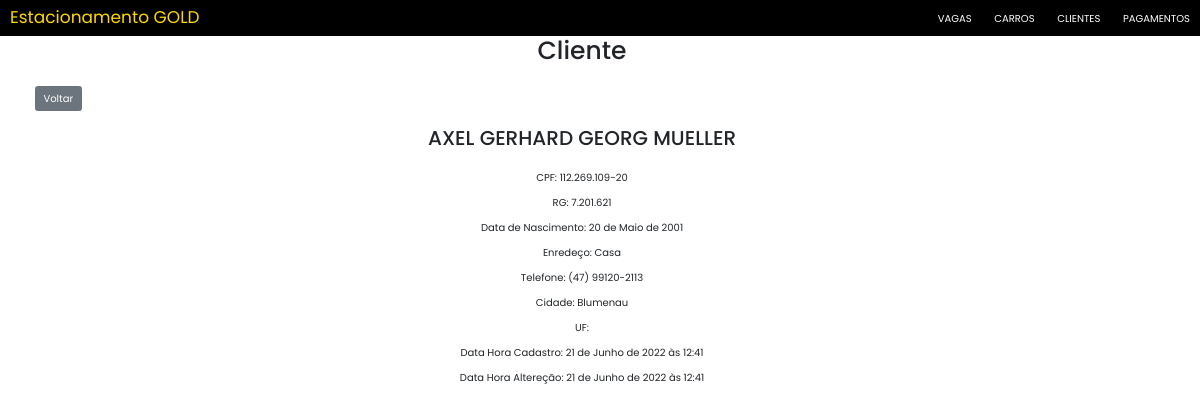
Before: /clientes/detail/1/ with the older database file.
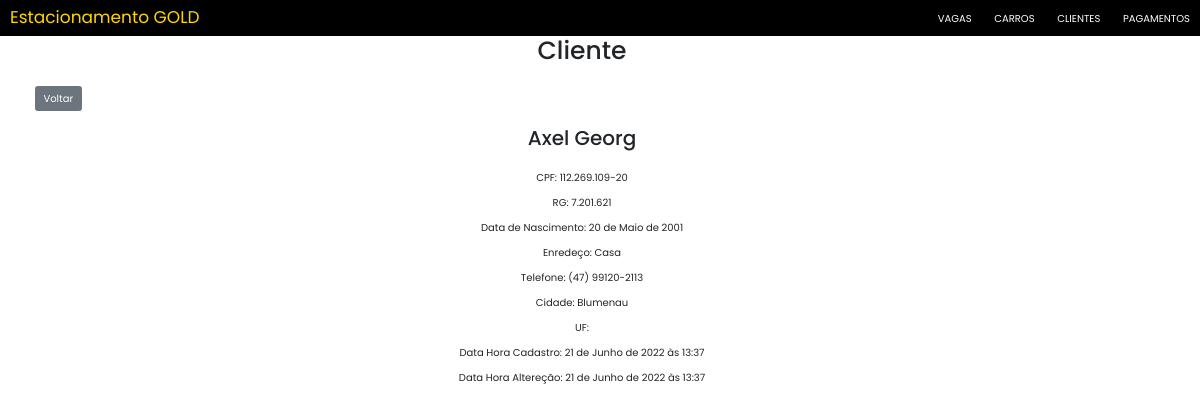
After: the same page with the newer database file.
### mainClientes/models.py (models this page shows, shortened)
class Cliente(models.Model):
    nome = models.CharField(max_length=255)
    cpf = models.CharField(max_length=14, unique=True, verbose_name="CPF")
    rg = models.CharField(max_length=10, verbose_name="RG")
    data_nascimento = models.DateField(verbose_name="Data de Nascimento")
    endereco = models.CharField(max_length=80, verbose_name="Endereço")
    telefone = models.CharField(max_length=15, verbose_name="Telefone")
    cidade = models.CharField(max_length=50, verbose_name="Cidade")
    uF = EnumChoiceField(EnumUF)
    dataHoraCadastro = models.DateTimeField(
        auto_now_add=True, editable=False, verbose_name="Data e Hora Cadastro")
    dataHoraAlteracao = models.DateTimeField(
        auto_now=True, editable=False, verbose_name="Data e Hora Alteração")

### mainClientes/views.py (the view)
# urls.py: path("detail/<int:pk>/", views.ClienteDetail.as_view(), name="detail"),
class ClienteDetail(DetailView):
    model = Cliente
    fields = '__all__'

### mainClientes/templates/mainClientes/cliente_detail.html (shortened to what this page needs)
{% extends 'Estacionamento/base.html' %}
{% load static %}
{% block titleBody %}Cliente{% endblock %}
{% block content %}
<a style="margin-left:3%" href="{% url 'mainClientes:list' %}"><input type="submit" class="btn btn-secondary" value="Voltar" /></a>
<div style="text-align:center;">
    <h2>{{cliente.nome}}</h2>
    <p>CPF: {{cliente.cpf}}</p>
    <p>RG: {{cliente.rg}}</p>
    <p>Data de Nascimento: {{cliente.data_nascimento}}</p>
    <p>Enredeço: {{cliente.endereco}}</p>
    <p>Telefone: {{cliente.telefone}}</p>
    <p>Cidade: {{cliente.cidade}}</p>
    <p>UF: {{cliente.uF.value}}</p>
    <p>Data Hora Cadastro: {{cliente.dataHoraCadastro}}</p>
    <p>Data Hora Altereção: {{cliente.dataHoraAlteracao}}</p>
</div>
{% endblock %}

Changed rows visible on the page:
changed Cliente "Casa": nome "AXEL GERHARD GEORG MUELLER" → "Axel Georg"; dataHoraCadastro "21 de Junho de 2022 às 12:41" → "21 de Junho de 2022 às 13:37"; dataHoraAlteracao "21 de Junho de 2022 às 12:41" → "21 de Junho de 2022 às 13:37"
